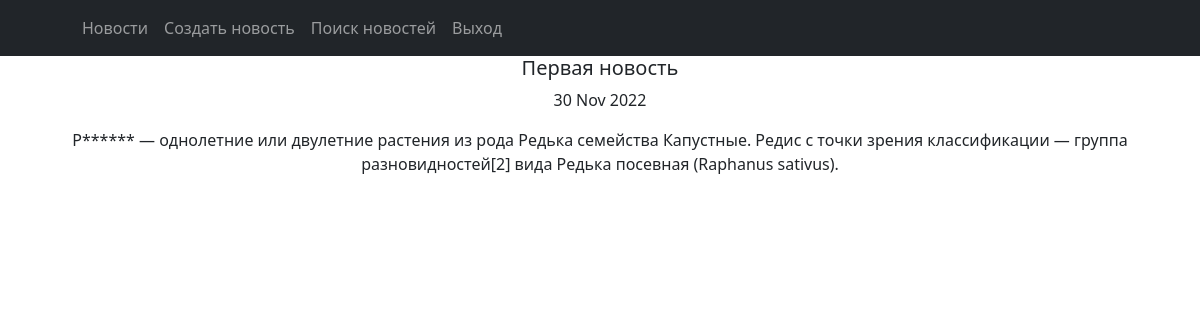
Page /2 (signed in) on the committed database.
### simpleapp/models.py (models this page shows, shortened)
class News1(models.Model):
    title = models.CharField(max_length=100)
    content = models.TextField()
    data = models.DateTimeField(auto_now_add=True)

### simpleapp/views.py (the view)
# urls.py: path('<int:pk>', NewsDetail.as_view(), name='news_detail'),
class NewsDetail(LoginRequiredMixin, DetailView):
    raise_exception = True
    model = News1
    template_name = 'one_news.html'
    context_object_name = 'one_news'

### simpleapp/templatetags/custom_filters.py (called while the page is built)
@register.filter()
def censor(value):
    if type(value) is not str:
        raise ValueError
    obscene_words = ('редиска', 'баклажана', 'капуста')
    punctuations = ',.!?;:-'
    text = value.split()
    for i in range(len(text)):
        for check in obscene_words:
            if check in text[i].lower():
                if text[i][-1] in punctuations:
                    text[i] = f'{text[i][0]}{"*" * (len(text[i]) - 2)}{text[i][-1]}'
                else:
                    text[i] = f'{text[i][0]}{"*" * (len(text[i])-1)}'
    text = ' '.join(text)
    return f'{text} '

### templates/one_news.html (shortened to what this page needs)
{% extends 'flatpages/default.html' %}
{% load custom_filters %}
{% block content %}
<h5>{{ one_news.title | censor}}</h5>
<p>{{ one_news.data | date:'d M Y' }}</p>
<p>{{ one_news.content | censor}}</p>
{% endblock content %}

### rows in the picture
News1: title|censor "Первая новость", data "30 Nov 2022", content|censor "Р****** — однолетние или двулетние растения из рода Редька семейства Капустные. Редис с точки зрения классификации — группа разновидностей[2] вида Редька посевная (Raphanus sativus)."
